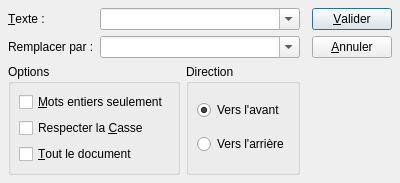
<ui version="4.0" >
 <class>DlgSearch</class>
 <widget class="QDialog" name="DlgSearch" >
  <property name="geometry" >
   <rect>
    <x>0</x>
    <y>0</y>
    <width>400</width>
    <height>175</height>
   </rect>
  </property>
  <property name="sizePolicy" >
   <sizepolicy vsizetype="Preferred" hsizetype="Preferred" >
    <horstretch>0</horstretch>
    <verstretch>0</verstretch>
   </sizepolicy>
  </property>
  <property name="windowTitle" >
   <string>Rechercher...</string>
  </property>
  <layout class="QGridLayout" >
   <property name="margin" >
    <number>8</number>
   </property>
   <property name="spacing" >
    <number>6</number>
   </property>
   <item row="1" column="1" colspan="2" >
    <widget class="QComboBox" name="cbxReplace" >
     <property name="minimumSize" >
      <size>
       <width>180</width>
       <height>0</height>
      </size>
     </property>
     <property name="editable" >
      <bool>true</bool>
     </property>
    </widget>
   </item>
   <item row="0" column="1" colspan="2" >
    <widget class="QComboBox" name="cbxSearch" >
     <property name="minimumSize" >
      <size>
       <width>180</width>
       <height>0</height>
      </size>
     </property>
     <property name="editable" >
      <bool>true</bool>
     </property>
    </widget>
   </item>
   <item row="1" column="0" >
    <widget class="QLabel" name="labReplace" >
     <property name="minimumSize" >
      <size>
       <width>80</width>
       <height>0</height>
      </size>
     </property>
     <property name="text" >
      <string>Remplacer par :</string>
     </property>
     <property name="buddy" >
      <cstring>cbxReplace</cstring>
     </property>
    </widget>
   </item>
   <item row="0" column="0" >
    <widget class="QLabel" name="labSearch" >
     <property name="maximumSize" >
      <size>
       <width>50</width>
       <height>16777215</height>
      </size>
     </property>
     <property name="text" >
      <string>&amp;Texte :</string>
     </property>
     <property name="buddy" >
      <cstring>cbxSearch</cstring>
     </property>
    </widget>
   </item>
   <item rowspan="3" row="0" column="4" >
    <layout class="QVBoxLayout" >
     <property name="spacing" >
      <number>6</number>
     </property>
     <property name="margin" >
      <number>0</number>
     </property>
     <item>
      <widget class="QPushButton" name="pbuOk" >
       <property name="text" >
        <string>&amp;Valider</string>
       </property>
       <property name="autoDefault" >
        <bool>true</bool>
       </property>
       <property name="default" >
        <bool>true</bool>
       </property>
      </widget>
     </item>
     <item>
      <widget class="QPushButton" name="pbuCancel" >
       <property name="text" >
        <string>&amp;Annuler</string>
       </property>
      </widget>
     </item>
     <item>
      <spacer>
       <property name="orientation" >
        <enum>Qt::Vertical</enum>
       </property>
       <property name="sizeHint" stdset="0" >
        <size>
         <width>20</width>
         <height>81</height>
        </size>
       </property>
      </spacer>
     </item>
    </layout>
   </item>
   <item row="2" column="2" >
    <widget class="QGroupBox" name="grpDirection" >
     <property name="title" >
      <string>Direction</string>
     </property>
     <layout class="QGridLayout" >
      <property name="margin" >
       <number>8</number>
      </property>
      <property name="spacing" >
       <number>6</number>
      </property>
      <item row="1" column="0" >
       <widget class="QRadioButton" name="rbuBackward" >
        <property name="text" >
         <string>Vers l'arrière</string>
        </property>
       </widget>
      </item>
      <item row="0" column="0" >
       <widget class="QRadioButton" name="rbuForward" >
        <property name="text" >
         <string>Vers l'avant</string>
        </property>
        <property name="checked" >
         <bool>true</bool>
        </property>
       </widget>
      </item>
     </layout>
    </widget>
   </item>
   <item row="2" column="0" colspan="2" >
    <widget class="QGroupBox" name="grpOptions" >
     <property name="title" >
      <string>Options</string>
     </property>
     <layout class="QGridLayout" >
      <property name="margin" >
       <number>8</number>
      </property>
      <property name="spacing" >
       <number>6</number>
      </property>
      <item row="1" column="0" >
       <widget class="QCheckBox" name="chkCaseSensitive" >
        <property name="text" >
         <string>Respecter la &amp;Casse</string>
        </property>
       </widget>
      </item>
      <item row="2" column="0" >
       <widget class="QCheckBox" name="chkEntireDocument" >
        <property name="text" >
         <string>&amp;Tout le document</string>
        </property>
       </widget>
      </item>
      <item row="0" column="0" >
       <widget class="QCheckBox" name="chkWholeWords" >
        <property name="text" >
         <string>&amp;Mots entiers seulement</string>
        </property>
       </widget>
      </item>
     </layout>
    </widget>
   </item>
   <item row="0" column="3" >
    <spacer>
     <property name="orientation" >
      <enum>Qt::Horizontal</enum>
     </property>
     <property name="sizeHint" stdset="0" >
      <size>
       <width>21</width>
       <height>20</height>
      </size>
     </property>
    </spacer>
   </item>
  </layout>
  <widget class="QWidget" native="1" name="layoutWidget" >
   <property name="geometry" >
    <rect>
     <x>20</x>
     <y>190</y>
     <width>351</width>
     <height>33</height>
    </rect>
   </property>
  </widget>
 </widget>
 <tabstops>
  <tabstop>pbuOk</tabstop>
  <tabstop>pbuCancel</tabstop>
  <tabstop>cbxSearch</tabstop>
  <tabstop>cbxReplace</tabstop>
  <tabstop>chkWholeWords</tabstop>
  <tabstop>chkCaseSensitive</tabstop>
  <tabstop>chkEntireDocument</tabstop>
  <tabstop>rbuForward</tabstop>
  <tabstop>rbuBackward</tabstop>
 </tabstops>
 <resources/>
 <connections>
  <connection>
   <sender>pbuCancel</sender>
   <signal>clicked()</signal>
   <receiver>DlgSearch</receiver>
   <slot>reject()</slot>
   <hints>
    <hint type="sourcelabel" >
     <x>341</x>
     <y>54</y>
    </hint>
    <hint type="destinationlabel" >
     <x>341</x>
     <y>93</y>
    </hint>
   </hints>
  </connection>
  <connection>
   <sender>pbuOk</sender>
   <signal>clicked()</signal>
   <receiver>DlgSearch</receiver>
   <slot>accept()</slot>
   <hints>
    <hint type="sourcelabel" >
     <x>359</x>
     <y>25</y>
    </hint>
    <hint type="destinationlabel" >
     <x>375</x>
     <y>101</y>
    </hint>
   </hints>
  </connection>
  <connection>
   <sender>chkEntireDocument</sender>
   <signal>clicked(bool)</signal>
   <receiver>grpDirection</receiver>
   <slot>setDisabled(bool)</slot>
   <hints>
    <hint type="sourcelabel" >
     <x>92</x>
     <y>139</y>
    </hint>
    <hint type="destinationlabel" >
     <x>206</x>
     <y>66</y>
    </hint>
   </hints>
  </connection>
 </connections>
</ui>
